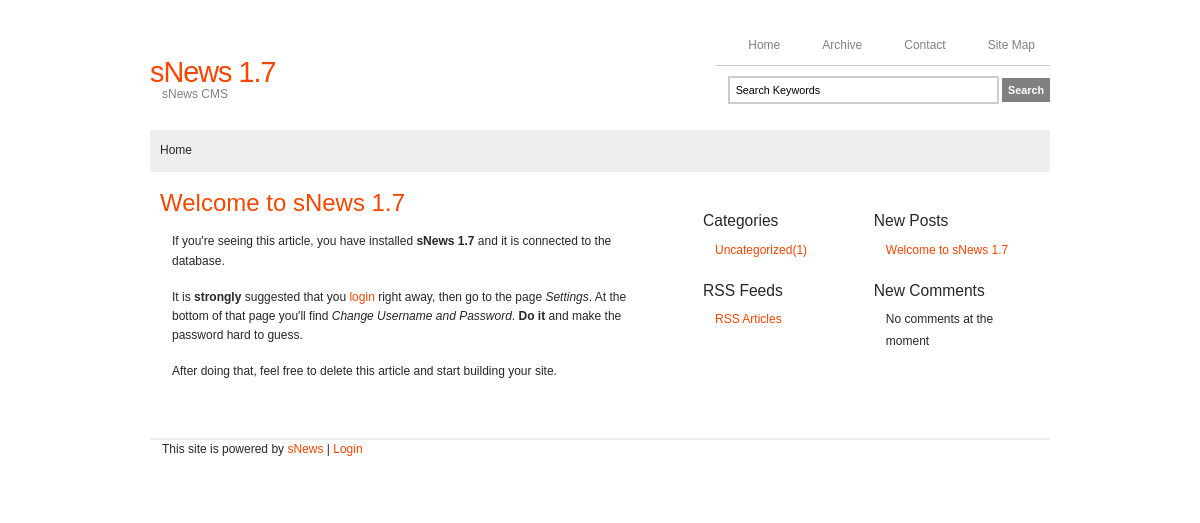
The page / on the database its author committed.
### tables this page shows
CREATE TABLE `articles` (
	`id` int(11) primary key auto_increment,
	`title` varchar(100) default NULL,
	`seftitle` varchar(100) default NULL,
	`text` longtext,
	`date` datetime default NULL,
	`category` int(8) NOT NULL default '0',
	`position` int(6) default NULL,
	`extraid` varchar(8) default NULL,
	`page_extra` varchar(8) default NULL,
	`displaytitle` char(3) NOT NULL default 'YES',
	`displayinfo` char(3) NOT NULL default 'YES',
	`commentable` varchar(5) NOT NULL default '',
	`published` int(3) NOT NULL default '1',
	`description_meta` varchar(255) default NULL,
	`keywords_meta` varchar(255) default NULL,
	`show_on_home` enum('YES','NO') default 'YES',
	`show_in_subcats` enum('YES','NO') default 'NO',
	`artorder` smallint(6) NOT NULL default '0',
	`visible` varchar(6) default 'YES',
	`default_page` varchar(6) default 'NO',
	KEY show_on_home (show_on_home)
	);

CREATE TABLE `categories` (
	`id` int(8) primary key auto_increment,
 	`name` varchar(100) NOT NULL,
 	`seftitle` varchar(100) NOT NULL,
 	`description` varchar(255) NOT NULL,
 	`published` varchar(4) NOT NULL default 'YES',
 	`catorder` smallint(6) NOT NULL default '0',
 	`subcat` int(8) NOT NULL default '0'
	);

### snews.php (the view, shortened to what the rows shown need)
<?php
function l($var) {
	global $l;
	return $l[$var];
}
function s($var) {
	global $site_settings;
	if (!$site_settings){
		$query = 'SELECT name,value FROM '._PRE.'settings';
		$result = mysql_query($query);
		while ($r = mysql_fetch_assoc($result)) {
			$site_settings[$r['name']] = $r['value'];
		}
	}
	$value = $site_settings[$var];
	return $value;
}
	s('language') != 'EN' && file_exists('lang/'.s('language').'.php') == true ? include('lang/'.s('language').'.php') : include('lang/EN.php');
if (!empty($_GET['category'])) {
	$url = explode('/', clean($_GET['category']));
	$categorySEF = $url[0];
	if (isset($url[1])) $subcatSEF = $url[1];
	if (substr($url[1], 0, 1) == l('comment_pages') && is_numeric(substr($url[1], 1, 1))) $commentsPage = $url[1];
	if (isset($url[2]))  $articleSEF= $url[2];
	if (isset($url[3])) $commentsPage = $url[3];
	if (check_category($categorySEF)) { $_catID = 0; return; }
	if (_ADMIN) {
		$pub_a = ''; $pub_c = ''; $pub_x = '';
	} else {
		$pub_a = ' AND a.published = 1';
		$pub_c = ' AND c.published =\'YES\'';
		$pub_x = ' AND x.published =\'YES\'';
	}
	if ($articleSEF && substr( $articleSEF, 0, 2) != l('paginator') && substr( $articleSEF, 0, 2) != l('comment_pages')) {
		$MainQuery = 'SELECT
			a.id AS id, title, position, description_meta, keywords_meta,
			c.id AS catID, c.name AS name, c.description, x.name AS xname
			FROM '._PRE.'articles'.' AS a,
				'._PRE.'categories'.' AS c
			LEFT JOIN '._PRE.'categories'.' AS x
				ON c.subcat=x.id
			WHERE a.category=c.id
				'.$pub_a.$pub_c.$pub_x.'
				AND x.seftitle="'.$categorySEF.'"
				AND c.seftitle="'.$subcatSEF.'"
				AND a.seftitle="'.$articleSEF.'"
		';
	}
	elseif ($subcatSEF  && substr( $subcatSEF, 0, 2) != l('paginator') && substr( $subcatSEF, 0,2) != l('comment_pages')) {
		$Try_Article = mysql_query('SELECT
				a.id AS id, title, position, description_meta, keywords_meta,
				c.id as catID, name, description, subcat
			FROM '._PRE.'articles'.' AS a
			LEFT JOIN '._PRE.'categories'.' AS c
				ON category =  c.id
			WHERE c.seftitle = "'.$categorySEF.'"
				AND a.seftitle ="'.$subcatSEF.'"
				'.$pub_a.$pub_c.'
				AND subcat = 0
		');
		$R = mysql_fetch_assoc($Try_Article);
		if(empty($R)) {
			$MainQuery = 'SELECT
					c.id AS catID, c.name AS name, c.description, c.subcat,
					x.name AS xname
				FROM '._PRE.'categories'.' AS x
				LEFT JOIN '._PRE.'categories'.' AS c
					ON  c.subcat = x.id
				WHERE x.seftitle = "'.$categorySEF.'"
					AND c.seftitle = "'.$subcatSEF.'"
					'.$pub_c.$pub_x ;
		}
	} else {
	 switch(true):
		case (substr( $categorySEF, 0, 2) == l('paginator')) :
			break;
		case (false !== strpos($categorySEF, 'rss-')) :
			die(rss_contents($categorySEF));
		default:
			$Try_Page = mysql_query('SELECT
					id, title, category, description_meta, keywords_meta, position
				FROM '._PRE.'articles'.' AS a
				WHERE seftitle = "'.$categorySEF.'"
					'.$pub_a.'
					AND position = 3');
			$R = mysql_fetch_assoc($Try_Page);
			if (!$R) {
				$MainQuery ='SELECT
						id AS catID, name, description
					FROM '._PRE.'categories'.' AS c
					WHERE seftitle = "'.$categorySEF.'"
						AND subcat = 0
						'.$pub_c;
			}
		endswitch;
	}
	if (!empty($MainQuery)){
		$Mainresult = mysql_query($MainQuery);
		if (mysql_num_rows($Mainresult) === 1 ){
			$R = mysql_fetch_assoc($Mainresult);
		} else if(!in_array($_GET['action'],explode(',',l('cat_listSEF')))){
			$categorySEF = '404';
			header('HTTP/1.1 404 Not Found');
			unset($subcatSEF,$articleSEF); }
		update_articles();
	}
} else {
	if (s('display_page') !== 0) $_ID = s('display_page');
}
function categories() {
	global $categorySEF;
	$qwr = !_ADMIN ? ' AND a.visible=\'YES\'' : '';
	if (s('num_categories') == 'on') {
		$count = ', COUNT(DISTINCT a.id) as total';
		$join = 'LEFT OUTER JOIN '._PRE.'articles'.' AS a
			ON (a.category = c.id AND a.position = 1  AND a.published = 1'.$qwr.')';
	} else {
		$count ='';
		$join='';
	}
	$result = mysql_query('SELECT
			c.seftitle, c.name, description, c.id AS parent'.$count.'
		FROM '._PRE.'categories'.' AS c '.$join.'
		WHERE c.subcat = 0 AND c.published = \'YES\'
		GROUP BY c.id
		ORDER BY c.catorder,c.id');
	if (mysql_num_rows($result) > 0){
		while ($r = mysql_fetch_array($result)) {
			$category_title = $r['seftitle'];
			$r['name'] = (s('language')!='EN' && $r['name'] == 'Uncategorized' && $r['parent']==1) ? l('uncategorised') : $r['name'];
			$class = $category_title == $categorySEF ? ' class="current"' : '';
			if (isset($r['total'])) { $num='('.$r['total'].')'; }
			echo '<li><a'.$class.' href="'._SITE.$category_title.'/" title="'.$r['name'].' - '.$r['description'].'">'.$r['name'].$num.'</a>';
			echo '</li>';
		}
	} else {
		echo '<li>'.l('no_categories').'</li>';
	}
}
function center() {
 	if (isset($_SESSION[_SITE.'fatal'])) {
		echo $_SESSION[_SITE.'fatal'];
		unset($_SESSION[_SITE.'fatal']);
	} else {
		switch ($action) {
			default:
				articles(); break;
		}
	}
}
function articles() {
	global $categorySEF, $subcatSEF, $articleSEF, $_ID, $_POS, $_catID, $_XNAME;
	$frontpage = s('display_page');
	$title_not_found = '<h2>'.l('none_yet').'</h2>';
	if (_ADMIN) {
	 	$visible='';
		$title_not_found .= '<p>'.l('create_new').'
			<a href="'._SITE.'administration/" title="'.l('administration').'">'.l('administration').'</a></p>';
	} else {
		$visible =' AND a.visible=\'YES\' ';
	}
	if ($_ID || (!$_catID && $frontpage != 0)) {
		if (!$_ID) $_ID = $frontpage;
			$query_articles = 'SELECT
					a.id AS aid,title,a.seftitle AS asef,text,a.date,
					a.displaytitle,a.displayinfo,a.commentable,a.visible
				FROM  '._PRE.'articles'.' AS a
				WHERE id ='.$_ID.$visible;
		} else {
		if ($num === 0 ) {
			echo $title_not_found;
		} else {
			$articleCount = s('article_limit');
			$article_limit = (empty($articleCount) || $articleCount < 1) ? 100 : $articleCount;
			if (!isset($currentPage) || !is_numeric($currentPage) || $currentPage < 1) {
				$currentPage = 1;
			}
			if ($_catID) {
				$query_articles = 'SELECT
						a.id AS aid,title,a.seftitle AS asef,text,a.date,
						a.displaytitle,a.displayinfo,a.commentable,a.visible
				FROM '._PRE.'articles'.' AS a
				WHERE position = 1
					AND a.published =1
					AND category = '.$_catID.$visible.'
				ORDER BY artorder ASC,date DESC
				LIMIT '.($currentPage - 1) * $article_limit.','.$article_limit;
			} else {
				$query_articles = 'SELECT
						a.id AS aid,title,a.seftitle AS asef,text,a.date,
							displaytitle,displayinfo,commentable,a.visible,
						c.name AS name,c.seftitle AS csef,
						x.name AS xname,x.seftitle AS xsef
					FROM '._PRE.'articles'.' AS a
					LEFT OUTER JOIN '._PRE.'categories'.' as c
						ON category = c.id
					LEFT OUTER JOIN '._PRE.'categories'.' as x
						ON c.subcat =  x.id AND x.published =\'YES\'
					WHERE show_on_home = \'YES\'
						AND position = 1
						AND a.published =1
						AND c.published =\'YES\''.$visible.'
					ORDER BY date DESC
					LIMIT '.($currentPage - 1) * $article_limit.','.$article_limit;
			}
		}
	}
	$result = mysql_query($query_articles);
	$numrows = mysql_num_rows($result);
	if (!$result || !$numrows) {
		if (_ADMIN) {
			echo $title_not_found;
		}
		echo '<ul class="vertical">';
			menu_articles(0,10,1);
		echo '</ul>';
	} else {
		$link = '<a href="'._SITE;
		while ($r = mysql_fetch_array($result)) {
			if ($r['csef']) $uri = $r['xsef'] ? $r['xsef'].'/'.$r['csef'] :  $r['csef'];
			elseif ($_XNAME) $uri = $categorySEF.'/'.$subcatSEF;
			else $uri = $categorySEF;
			$title = $r['title'];
			if ($r['displaytitle'] == 'YES') {
				if (!$_ID)  {
					echo '<h2 class="big">'.$link.$uri.'/'.$r['asef'].'/">'.$title.'</a></h2>';
				} else {
					echo '<h2>'.$title.'</h2>';
				}
			}
		}
	}
}
function menu_articles($start = 0, $size = 5, $cat_specific = 0) {
	global $categorySEF, $_catID,$subcatSEF;
	switch ($cat_specific){
		case 1 :
			$subcat = !empty($_catID) && empty($subcatSEF) ? 'AND c.subcat = '.$_catID : '';
			break;
	}
	$query = 'SELECT
			title,a.seftitle AS asef,date,
			c.name AS name,c.seftitle AS csef,
			x.name AS xname,x.seftitle AS xsef
		FROM '._PRE.'articles'.' AS a
		LEFT OUTER JOIN '._PRE.'categories'.' as c
			ON category = c.id
		LEFT OUTER JOIN '._PRE.'categories'.' as x
			ON c.subcat =  x.id AND x.published =\'YES\'
		WHERE position = 1
			AND a.published = 1
			AND c.published =\'YES\'
			AND a.visible = \'YES\'
			'.$subcat.'
		ORDER BY date DESC
			LIMIT '."$start, $size";
		$result = mysql_query($query);
		$count = mysql_num_rows($result);
		if ( $count === 0) {
			echo '<li>'.l('no_articles').'</li>';
		} else {
			while ($r = mysql_fetch_array($result)) {
				$name = s('show_cat_names') == 'on' ? ' ('.$r['name'].')' : '';
				$date = date(s('date_format'), strtotime($r['date']));
				$link = isset($r['xsef']) ? $r['xsef'].'/'.$r['csef'] : $r['csef'];
				echo  '<li><a href="'._SITE.$link.'/'.$r['asef'].'/"
						title="'.$r['name'].' / '.$r['title'].' ('.$date.')">'.$r['title'].$name.'</a>
					</li>';
		}
	}
}
function searchform() { ?>
<?php }
function file_include($text, $shorten) {
	$fulltext = substr($text, 0, $shorten);
	$inc = strpos($fulltext, '[/include]');
	if ($inc > 0) {
		$text = str_replace('[include]', '|&|', $fulltext);
		$text = str_replace('[/include]', '|&|', $text);
		$text = explode('|&|', $text);
		$num = count($text);
		$extension = explode(',', s('file_extensions'));
		for ($i = 0; $i<$num; $i++) {
			if ($i == $num) {
				break;
			}
			if (!in_array(substr(strrchr($text[$i], '.'), 1), $extension)) {
				echo substr($text[$i], 0);
			} else {
				if (preg_match('/^[a-z0-9_\-.\/]+$/i', $text[$i])) {
					$filename=$text[$i];
					file_exists($filename) ? include($filename) : print l('error_file_exists');
				} else {
					echo l('error_file_name');
				}
			}
		}
	} else {
		echo $fulltext;
	}
}
function check_category($category) {
	$main_menu = explode(',', l('cat_listSEF'));
	if (in_array($category, $main_menu)) {
		return true;
	} else {
		return false;
	}
}
?>

### rows shown on the page
articles: title "Welcome to sNews 1.7"
categories: name "Uncategorized", num "(1)"

### other values the page prints
l('home') "Home"
l('archive') "Archive"
l('contact') "Contact"
l('sitemap') "Site Map"
s('website_title') "sNews 1.7"
s('website_description') "sNews CMS"
l( 'rss_'.$l[0] ) "RSS Articles"
l('no_comments') "No comments at the moment"
l('login') "Login"
